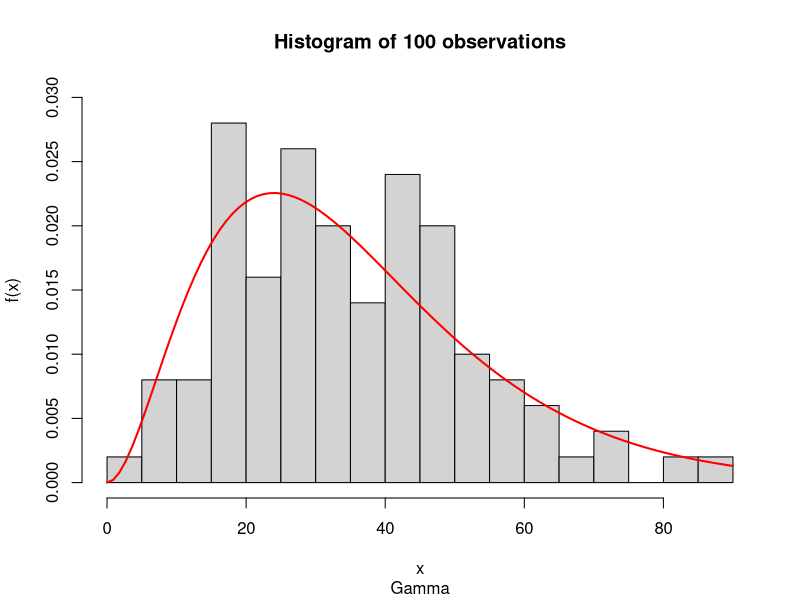
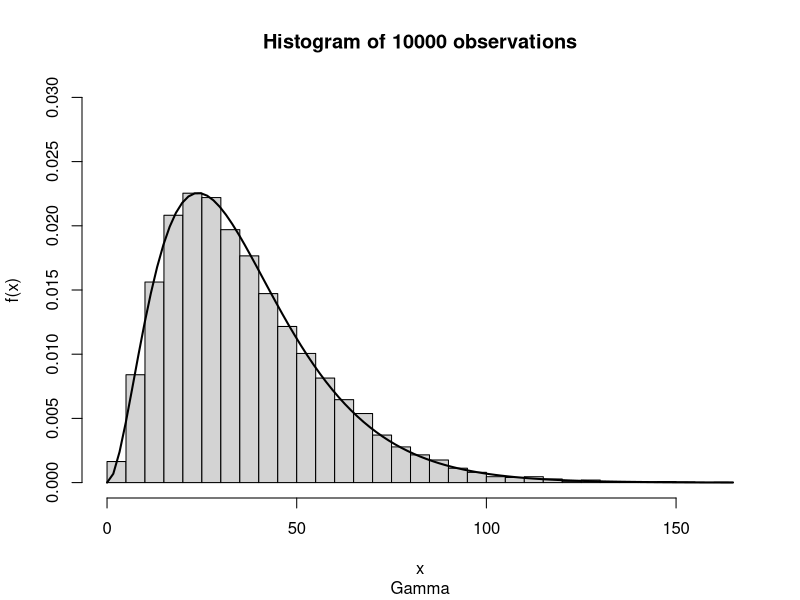
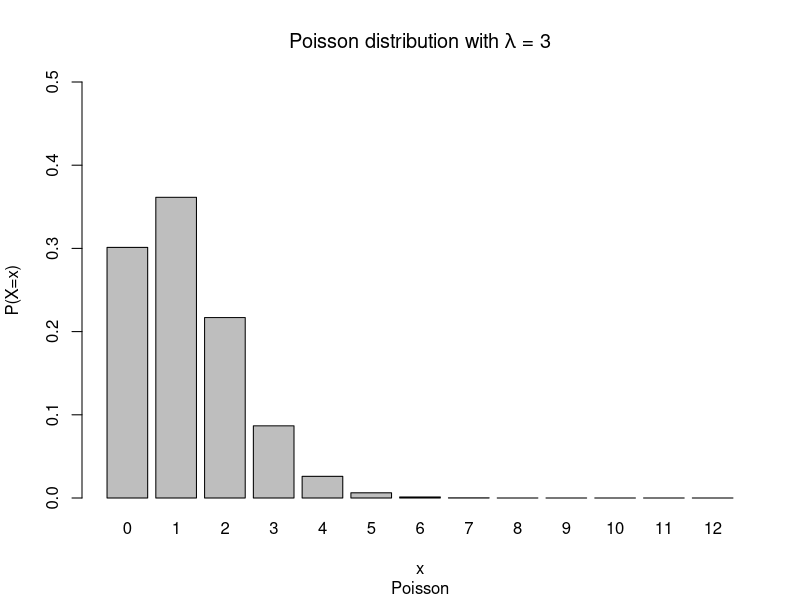
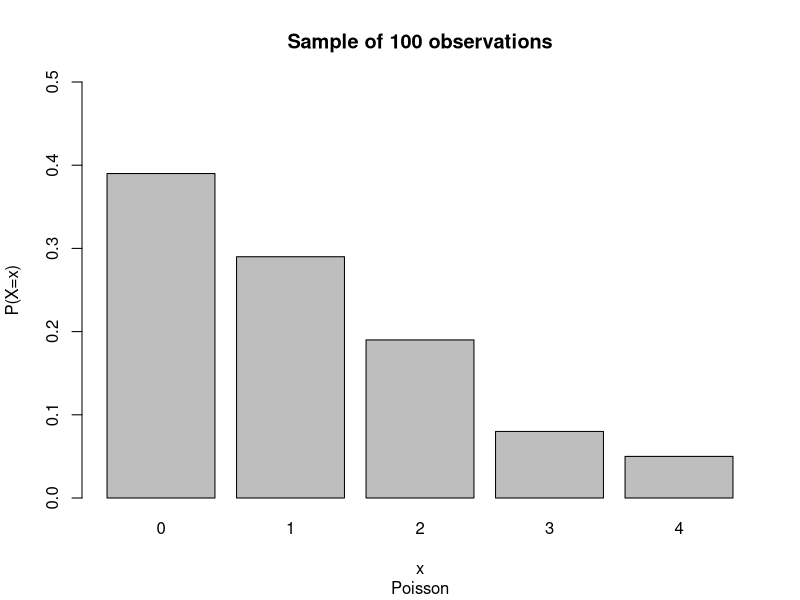
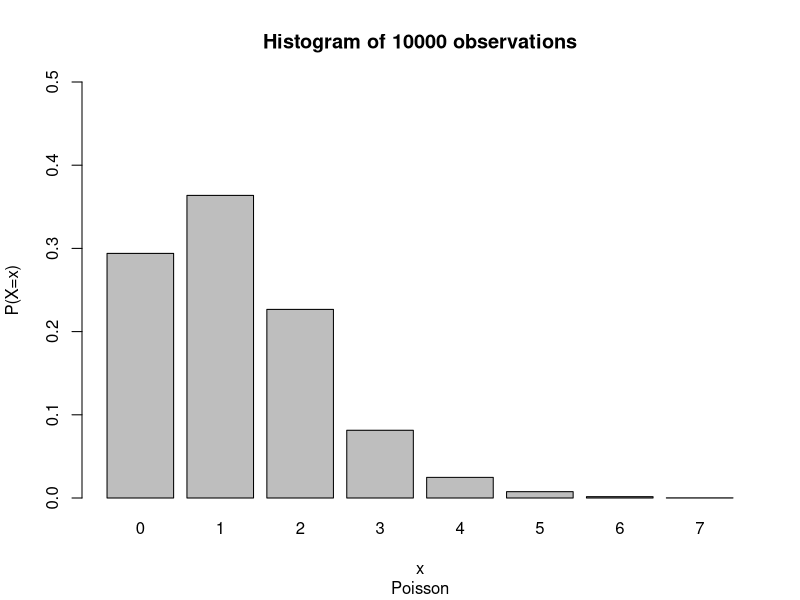

The R source for these figures, in order:
#EXERCISE 6
#1.
m<-100	
s<-15	
1-pnorm(125, m, s)	 
pnorm(110,m,s)-pnorm(90,m,s)
#2.
N<-15		# number of trials
p<-0.2	# probability of success
1-pbinom(2, N, p)	



#EXERCISE 7
#We set seed so we can ensure that we can reproduce the same 'random' results every time we run the code
set.seed(1)
n1<-100
n2<-10000

#Asymmetric continuous distribution(gamma distribution)
#These are the parametres that we will use.
alpha = 3
beta = 12
#generate samples
obs1 <- rgamma(n1, alpha, rate = 1/beta)
obs2 <- rgamma(n2, alpha, rate = 1/beta)

#plot the sample of 100 observations and make a comparison with the true distribution
#we can easily observe that there are discrepancies due to the small sample
hist(obs1, prob=TRUE, ylim=c(0,0.03), breaks=20, main = 'Histogram of 100 observations', sub = 'Gamma', ylab = 'f(x)', xlab='x')
curve(dgamma(x, alpha, rate = 1/beta), add=TRUE, col='red', lwd=2)

#plot the sample of 10000 observations and make a comparison with the true distribution
#this time the discrepancies have been eliminated because the number of observations is large. 
#The true density fits almost perfectly to the histogram
hist(obs2, prob=TRUE, ylim=c(0,.03), breaks=50, main = 'Histogram of 10000 observations', sub = 'Gamma', ylab='f(x)', xlab='x')
curve(dgamma(x, alpha, rate = 1/beta), add=TRUE, col='black', lwd=2)

#calculate the descriptive statistics for the two samples and add two extra columns with the IQR and standard deviation
descriptives_1 <- round(summary(obs1), 2)
descriptives_1['IQR'] <- round(IQR(obs1), 2)
descriptives_1['sd'] <- round(sd(obs1), 2)
descriptives_2 <- round(summary(obs2), 2)
descriptives_2['IQR'] <- round(IQR(obs2), 2)
descriptives_2['sd'] <- round(sd(obs2), 2)

#calculate the descriptive statistics of the true distribution
avg <- round(alpha*beta, 2)
sd <- round(sqrt(alpha*beta^2), 2)
median <- round(qgamma(0.5, alpha, rate=1/beta), 2)
IQR <-round(qgamma(0.75, alpha, rate = 1/beta) - qgamma(0.25, alpha, rate = 1/beta), 2)

#we create a table with all the descriptives statistics so we can compare them side by side
#we notice that that as the sample becomes larger the descriptive values tend to the theoretic values.
#this is very logical because the random factor is eliminated
summary_descriptives <-rbind(descriptives_1[c('Median','Mean','IQR','sd')],
                             descriptives_2[c('Median','Mean','IQR','sd')], c(median,avg,IQR,sd))

rownames(summary_descriptives) <- c('100 Observ', '10,000 Observ', 'Theoretic Values')
summary_descriptives
#c we calculate the proportion of the sample data that exist between the mean and the median.
# one more time the big sample is very close to the theoretical value.
length(obs1[obs1>= min(descriptives_1['Median'],descriptives_1['Mean']) & obs1<=max(descriptives_1['Median'],descriptives_1['Mean'])])/n1
length(obs2[obs2>= min(descriptives_2['Median'],descriptives_2['Mean']) & obs2<=max(descriptives_2['Median'],descriptives_2['Mean'])])/n2
pgamma(max(avg,median), alpha , rate = 1/beta)-pgamma(min(median,avg), alpha, rate = 1/beta)

#d
#true distribution 1% quantile
qgamma(0.01 , alpha, rate = 1/beta)
#100 observ 1% quantile
quantile(obs1, 0.01)
#10000 observ 1% quantile
quantile(obs2, 0.01)

#e
#theoritical 99% quantile
qgamma(0.99 , alpha, rate = 1/beta)
#100 observations sample 99% quantile
quantile(obs1, 0.99)
#10000 observations 99% quantile
quantile(obs2, 0.99)

#f 
#As we have mentioned above,the big sample of 10,000 observations can approach very well the theoretical values.
#On the other hand, there are some discrepancies between the theoretical values and the values of a random sample of 100 observations.


#Asymmetric discrete distribution(Poisson distribution)
#These are the parametres that we will use.
lam <- 1.2

#generate samples
sample1 <- rpois(n1,lambda = lam)
sample2 <- rpois(n2, lambda = lam)

#Draw the true poisson distribution
x<-0:12
p<-dpois(x, lam)
barplot(p,names=x, ylim=c(0,0.5), xlab="x", ylab="P(X=x)",
        main=expression(paste("Poisson distribution with ",lambda," = 3")), sub = 'Poisson')

#plot the sample of 100 observations
#we can easily observe that there are discrepancies due to the small sample
barplot(table(sample1)/n1, ylim = c(0,0.5), xlab='x', ylab = 'P(X=x)', main = 'Sample of 100 observations', sub = 'Poisson')

#plot the sample of 10000 observations
barplot(table(sample2)/n2, ylim=c(0,0.5), main = 'Histogram of 10000 observations', ylab='P(X=x)', xlab='x', sub='Poisson')

#calculate the descriptive statistics for the two samples and add two extra columns with the IQR and standard deviation
descriptives_1 <- round(summary(sample1), 2)
descriptives_1['IQR'] <- round(IQR(sample1), 2)
descriptives_1['sd'] <- round(sd(sample1), 2)
descriptives_2 <- round(summary(sample2), 2)
descriptives_2['IQR'] <- round(IQR(sample2), 2)
descriptives_2['sd'] <- round(sd(sample2), 2)

#calculate the descriptive statistics of the true distribution
avg <- round(lam, 2)
sd <- round(sqrt(lam), 2)
median <- round(qpois(0.5, lambda = lam), 2)
IQR <-round(qpois(0.75, lambda = lam) - qpois(0.25, lambda =lam), 2)

#we create a table with all the descriptives statistics so we can compare them side by side
#we notice that that as the sample becomes so large the descriptive values tend to the theoretic values.
#this is very logical because the random factor is eliminated
summary_descriptives <-rbind(descriptives_1[c('Median','Mean','IQR','sd')],
                             descriptives_2[c('Median','Mean','IQR','sd')], c(median,avg,IQR,sd))

rownames(summary_descriptives) <- c('100 Observ', '10,000 Observ', 'Theoretic Values')
summary_descriptives

#c we calculate the proportion of the sample data that exist between the mean and the median.
#because we are searching for the close interval between mean and median, P(X=1) will be included in that proportion
length(sample1[sample1 >= min(descriptives_1['Median'],descriptives_1['Mean']) & sample1 <= max(descriptives_1['Median'],descriptives_1['Mean'])])/n1
length(sample2[sample2 >= min(descriptives_2['Median'],descriptives_2['Mean']) & sample2<= max(descriptives_2['Median'],descriptives_2['Mean'])])/n2
ppois(max(median,avg), lambda = lam, lower.tail = TRUE, log.p = FALSE)-ppois(min(median,avg)-0.01, lambda = lam,lower.tail = TRUE, log.p = FALSE)

#d
qpois(0.01 , lambda = lam)
quantile(sample1, 0.01)
quantile(sample2, 0.01)
#e
qpois(0.99 , lambda = lam)
quantile(sample1, 0.99)
quantile(sample2, 0.99)

#f 
#One more time, the large sample of 10,000 observations can approach very well the theoretical values.
#On the other hand, there are some discrepancies between the theoretical values and the values of a random sample of 100 observations.
#There are more details on the comments of each question.

